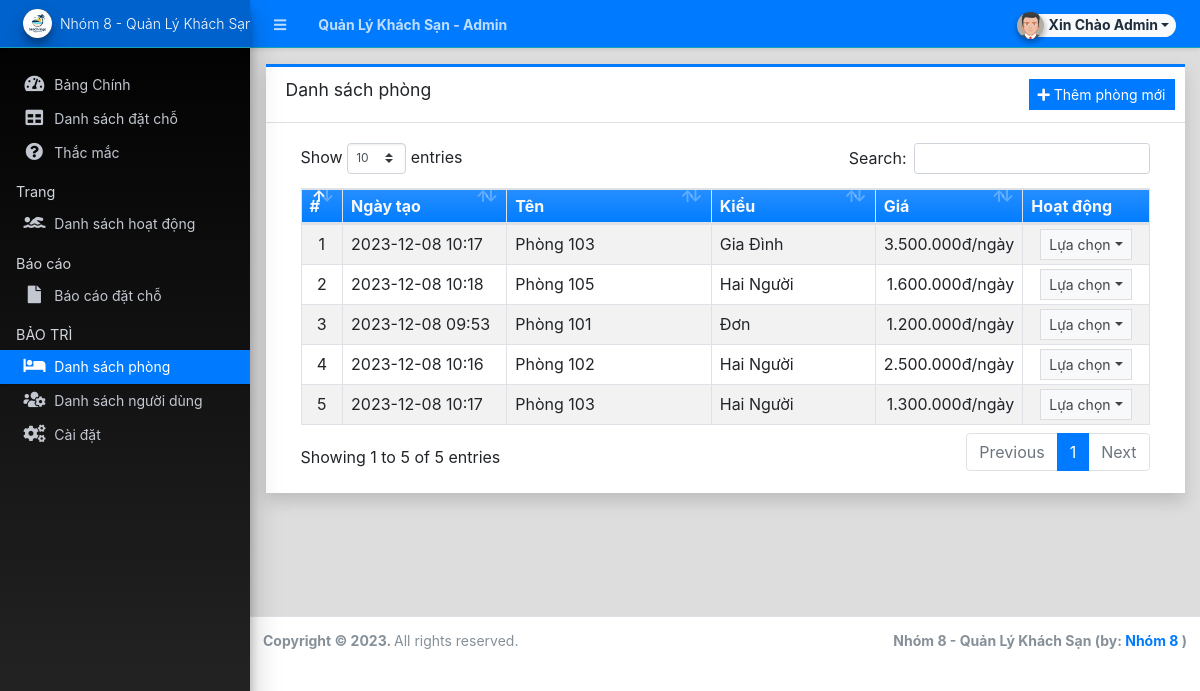
The app's page /admin/?page=rooms (signed in) with its own data.
### tables this page shows
CREATE TABLE `room_list` (
  `id` int(30) NOT NULL,
  `name` text NOT NULL,
  `type` varchar(200) NOT NULL,
  `description` text NOT NULL,
  `price` float NOT NULL DEFAULT 0,
  `image_path` text NOT NULL,
  `status` tinyint(1) NOT NULL DEFAULT 1,
  `delete_flag` tinyint(1) NOT NULL DEFAULT 0,
  `date_created` datetime NOT NULL DEFAULT current_timestamp(),
  `date_updated` datetime DEFAULT NULL ON UPDATE current_timestamp()
);

### config.php (called while the page is built, shortened)
<?php
require_once('classes/DBConnection.php');
require_once('classes/SystemSettings.php');
function validate_image($file)
{
    if (!empty($file)) {
        $ex = explode('?', $file);
        $file = $ex[0];
        $param = isset($ex[1]) ? '?' . $ex[1] : '';
        if (is_file(base_app . $file)) {
            return base_url . $file . $param;
        } else {
            return base_url . 'dist/img/no-image-available.png';
        }
    } else {
        return base_url . 'dist/img/no-image-available.png';
    }
}
function isMobileDevice()
{
    $aMobileUA = array(
        '/iphone/i' => 'iPhone',
        '/ipod/i' => 'iPod',
        '/ipad/i' => 'iPad',
        '/android/i' => 'Android',
        '/blackberry/i' => 'BlackBerry',
        '/webos/i' => 'Mobile'
    );
    return false;
}
?>

### classes/DBConnection.php (called while the page is built, shortened)
<?php
class DBConnection
{
    private $host = DB_SERVER;
    private $username = DB_USERNAME;
    private $password = DB_PASSWORD;
    private $database = DB_NAME;
    public $conn;
    public function __construct()
    {
        if (!isset($this->conn)) {
            $this->conn = new mysqli($this->host, $this->username, $this->password, $this->database);
        }
    }
}
?>

### classes/SystemSettings.php (called while the page is built, shortened)
<?php
class SystemSettings extends DBConnection
{
	function userdata($field = '')
	{
		if (!empty($field)) {
			if (isset($_SESSION['userdata'][$field]))
				return $_SESSION['userdata'][$field];
			else
				return null;
		} else {
			return false;
		}
	}
	function info($field = '')
	{
		if (!empty($field)) {
			if (isset($_SESSION['system_info'][$field]))
				return $_SESSION['system_info'][$field];
			else
				return false;
		} else {
			return false;
		}
	}
}
$_settings = new SystemSettings();
?>

### admin/rooms/index.php (the view, shortened to what this page needs)
<div class="card card-outline card-primary rounded-0 shadow">
	<div class="card-header">
		<h3 class="card-title">Danh sách phòng</h3>
		<div class="card-tools">
			<a href="javascript:void(0)" id="create_new" class="btn btn-flat btn-sm btn-primary"><span
					class="fas fa-plus"></span> Thêm phòng mới</a>
		</div>
	</div>
	<div class="card-body">
		<div class="container-fluid">
			<div class="container-fluid">
				<table class="table table-bordered table-hover table-striped">
					<colgroup>
						<col width="5%">
						<col width="20%">
						<col width="25%">
						<col width="20%">
						<col width="15%">
						<col width="15%">
					</colgroup>
					<thead>
						<tr class="bg-gradient-primary text-light">
							<th>#</th>
							<th>Ngày tạo</th>
							<th>Tên</th>
							<th>Kiểu</th>
							<th>Giá</th>
							<th>Hoạt động</th>
						</tr>
					</thead>
					<tbody>
						<?php
						$i = 1;
						$qry = $conn->query("SELECT * from `room_list` where delete_flag = 0 order by `name` asc ");
						while ($row = $qry->fetch_assoc()):
							?>
							<tr>
								<td class="text-center">
									<?php echo $i++; ?>
								</td>
								<td class="">
									<?php echo date("Y-m-d H:i", strtotime($row['date_created'])) ?>
								</td>
								<td class="">
									<p class="m-0 truncate-1">
										<?php echo $row['name'] ?>
									</p>
								</td>
								<td class="">
									<p class="m-0 truncate-1">
										<?php echo $row['type'] ?>
									</p>
								</td>
								<td class="text-right">
									<?= number_format($row['price'], 0, '.', '.') ?>đ/ngày
								</td>
								<td align="center">
									<button type="button"
										class="btn btn-flat btn-default btn-sm dropdown-toggle dropdown-icon"
										data-toggle="dropdown">
										Lựa chọn
									</button>
								</td>
							</tr>
						<?php endwhile; ?>
					</tbody>
				</table>
			</div>
		</div>
	</div>
</div>

### admin/index.php (shortened to what this page needs)
<?php require_once('../config.php'); ?>
<!DOCTYPE html>
<html lang="en" class="" style="height: auto;">
<?php require_once('inc/header.php') ?>
<body class="sidebar-mini layout-fixed control-sidebar-slide-open layout-navbar-fixed sidebar-mini-md sidebar-mini-xs"
  data-new-gr-c-s-check-loaded="14.991.0" data-gr-ext-installed="" style="height: auto;">
  <div class="wrapper">
    <?php require_once('inc/topBarNav.php') ?>
    <?php require_once('inc/navigation.php') ?>
    <?php $page = isset($_GET['page']) ? $_GET['page'] : 'home'; ?>
    <div class="content-wrapper pt-3" style="min-height: 567.854px;">
      <section class="content ">
        <div class="container-fluid">
          <?php
          if (!file_exists($page . ".php") && !is_dir($page)) {
            include '404.html';
          } else {
            if (is_dir($page))
              include $page . '/index.php';
            else
              include $page . '.php';
          }
          ?>
        </div>
      </section>
    </div>
    <?php require_once('inc/footer.php') ?>
</body>
</html>

### admin/inc/header.php (shortened to what this page needs)
<head>
  <link rel="stylesheet" href="<?php echo base_url ?>plugins/fontawesome-free/css/all.min.css">
  <link rel="stylesheet"
    href="<?php echo base_url ?>plugins/tempusdominus-bootstrap-4/css/tempusdominus-bootstrap-4.min.css">
  <link rel="stylesheet" href="<?php echo base_url ?>plugins/datatables-bs4/css/dataTables.bootstrap4.min.css">
  <link rel="stylesheet" href="<?php echo base_url ?>plugins/datatables-responsive/css/responsive.bootstrap4.min.css">
  <link rel="stylesheet" href="<?php echo base_url ?>plugins/datatables-buttons/css/buttons.bootstrap4.min.css">
  <link rel="stylesheet" href="<?php echo base_url ?>plugins/select2/css/select2.min.css">
  <link rel="stylesheet" href="<?php echo base_url ?>plugins/select2-bootstrap4-theme/select2-bootstrap4.min.css">
  <link rel="stylesheet" href="<?php echo base_url ?>plugins/icheck-bootstrap/icheck-bootstrap.min.css">
  <link rel="stylesheet" href="<?php echo base_url ?>plugins/jqvmap/jqvmap.min.css">
  <link rel="stylesheet" href="<?php echo base_url ?>plugins/fullcalendar/main.css">
  <link rel="stylesheet" href="<?php echo base_url ?>dist/css/adminlte.css">
  <link rel="stylesheet" href="<?php echo base_url ?>dist/css/custom.css">
  <link rel="stylesheet" href="<?php echo base_url ?>plugins/overlayScrollbars/css/OverlayScrollbars.min.css">
  <link rel="stylesheet" href="<?php echo base_url ?>plugins/daterangepicker/daterangepicker.css">
  <link rel="stylesheet" href="<?php echo base_url ?>plugins/summernote/summernote-bs4.min.css">
  <link rel="stylesheet" href="<?php echo base_url ?>plugins/sweetalert2-theme-bootstrap-4/bootstrap-4.min.css">
</head>

### admin/inc/topBarNav.php (shortened to what this page needs)
<nav
  class="main-header navbar navbar-expand navbar-dark border  border-info border-top-0  border-left-0 border-right-0 text-sm shadow-sm bg-primary">
  <ul class="navbar-nav">
    <li class="nav-item">
      <a class="nav-link" data-widget="pushmenu" href="#" role="button"><i class="fas fa-bars"></i></a>
    </li>
    <li class="nav-item d-none d-sm-inline-block">
      <a href="<?php echo base_url ?>" class="nav-link"><b>
          <?php echo (!isMobileDevice()) ? $_settings->info('name') : $_settings->info('short_name'); ?> -
          Admin
        </b></a>
    </li>
  </ul>
  <ul class="navbar-nav ml-auto">
    <li class="nav-item">
      <div class="btn-group nav-link">
        <button type="button" class="btn btn-rounded badge badge-light dropdown-toggle dropdown-icon"
          data-toggle="dropdown">
          <span><img src="<?php echo validate_image($_settings->userdata('avatar')) ?>"
              class="img-circle elevation-2 user-img" alt="User Image"></span>
          <span class="ml-3">
            <?php echo ucwords($_settings->userdata('firstname') . ' ' . $_settings->userdata('lastname')) ?>
          </span>
        </button>
      </div>
    </li>
  </ul>
</nav>

### admin/inc/navigation.php (shortened to what this page needs)
<aside class="main-sidebar sidebar-dark-primary elevation-4 sidebar-no-expand bg-gradient-black">
  <a href="<?php echo base_url ?>admin" class="brand-link bg-transparent text-sm border-info shadow-sm bg-primary">
    <img src="<?php echo validate_image($_settings->info('logo')) ?>" alt="Store Logo"
      class="brand-image img-circle elevation-3 bg-black"
      style="width: 1.8rem;height: 1.8rem;max-height: unset;object-fit:scale-down;object-position:center center">
    <span class="brand-text font-weight-light">
      <?php echo $_settings->info('short_name') ?>
    </span>
  </a>
  <div
    class="sidebar os-host os-theme-light os-host-overflow os-host-overflow-y os-host-resize-disabled os-host-transition os-host-scrollbar-horizontal-hidden">
    <div class="os-content-glue" style="margin: 0px -8px; width: 249px; height: 646px;"></div>
    <div class="os-padding">
      <div class="os-viewport os-viewport-native-scrollbars-invisible" style="overflow-y: scroll;">
        <div class="os-content" style="padding: 0px 8px; height: 100%; width: 100%;">
          <nav class="mt-4">
            <ul
              class="nav nav-pills nav-sidebar flex-column text-sm nav-compact nav-flat nav-child-indent nav-collapse-hide-child"
              data-widget="treeview" role="menu" data-accordion="false">
              <li class="nav-item dropdown">
                <a href="./" class="nav-link nav-home">
                  <i class="nav-icon fas fa-tachometer-alt"></i>
                  <p>
                    Bảng Chính
                  </p>
                </a>
              </li>
              <li class="nav-item">
                <a href="<?php echo base_url ?>admin/?page=reservations" class="nav-link nav-reservations">
                  <i class="nav-icon fas fa-table"></i>
                  <p>
                    Danh sách đặt chỗ
                  </p>
                </a>
              </li>
              <li class="nav-item">
                <a href="<?php echo base_url ?>admin/?page=inquiries" class="nav-link nav-inquiries">
                  <i class="nav-icon fas fa-question-circle"></i>
                  <p>
                    Thắc mắc
                  </p>
                </a>
              </li>
              <li class="nav-header">Trang</li>
              <li class="nav-item dropdown">
                <a href="<?php echo base_url ?>admin/?page=activities" class="nav-link nav-activities">
                  <i class="nav-icon fas fa-swimmer"></i>
                  <p>
                    Danh sách hoạt động
                  </p>
                </a>
              </li>
              <li class="nav-header">Báo cáo</li>
              <li class="nav-item dropdown">
                <a href="<?php echo base_url ?>admin/?page=reports" class="nav-link nav-reports">
                  <i class="nav-icon fas fa-file"></i>
                  <p>
                    Báo cáo đặt chỗ
                  </p>
                </a>
              </li>
              <?php if ($_settings->userdata('type') == 1): ?>
                <li class="nav-header">BẢO TRÌ</li>
                <li class="nav-item dropdown">
                  <a href="<?php echo base_url ?>admin/?page=rooms" class="nav-link nav-rooms">
                    <i class="nav-icon fas fa-bed"></i>
                    <p>
                      Danh sách phòng
                    </p>
                  </a>
                </li>
                <li class="nav-item dropdown">
                  <a href="<?php echo base_url ?>admin/?page=user/list" class="nav-link nav-user_list">
                    <i class="nav-icon fas fa-users-cog"></i>
                    <p>
                      Danh sách người dùng
                    </p>
                  </a>
                </li>
                <li class="nav-item dropdown">
                  <a href="<?php echo base_url ?>admin/?page=system_info" class="nav-link nav-system_info">
                    <i class="nav-icon fas fa-cogs"></i>
                    <p>
                      Cài đặt
                    </p>
                  </a>
                </li>
              <?php endif; ?>
            </ul>
          </nav>
        </div>
      </div>
    </div>
  </div>
</aside>

### admin/inc/footer.php (shortened to what this page needs)
<footer class="main-footer text-sm">
  <strong>Copyright ©
    <?php echo date('Y') ?>.
  </strong>
  All rights reserved.
  <div class="float-right d-none d-sm-inline-block">
    <b>
      <?php echo $_settings->info('short_name') ?> (by: <a href="https://zalo.me/g/swrwwu976" target="blank">Nhóm 8</a>
      )
    </b>
  </div>
</footer>
</div>

### admin/inc/topBarNav.php (style rules this page uses)
.user-img { position: absolute; height: 27px; width: 27px; object-fit: cover; left: -7%; top: -12%; }
.btn-rounded { border-radius: 50px; }

### records on screen
room_list: date_created "2023-12-08 10:17", name "Phòng 103", type "Gia Đình", price "3.500.000"
room_list: date_created "2023-12-08 10:18", name "Phòng 105", type "Hai Người", price "1.600.000"
room_list: date_created "2023-12-08 09:53", name "Phòng 101", type "Đơn", price "1.200.000"
room_list: date_created "2023-12-08 10:16", name "Phòng 102", type "Hai Người", price "2.500.000"
room_list: date_created "2023-12-08 10:17", name "Phòng 103", type "Hai Người", price "1.300.000"

### other values on screen
$_settings->info('name') "Quản Lý Khách Sạn"
$_settings->info('short_name') "Nhóm 8 - Quản Lý Khách…"
$_settings->info('short_name') "Nhóm 8 - Quản Lý Khách Sạn"
